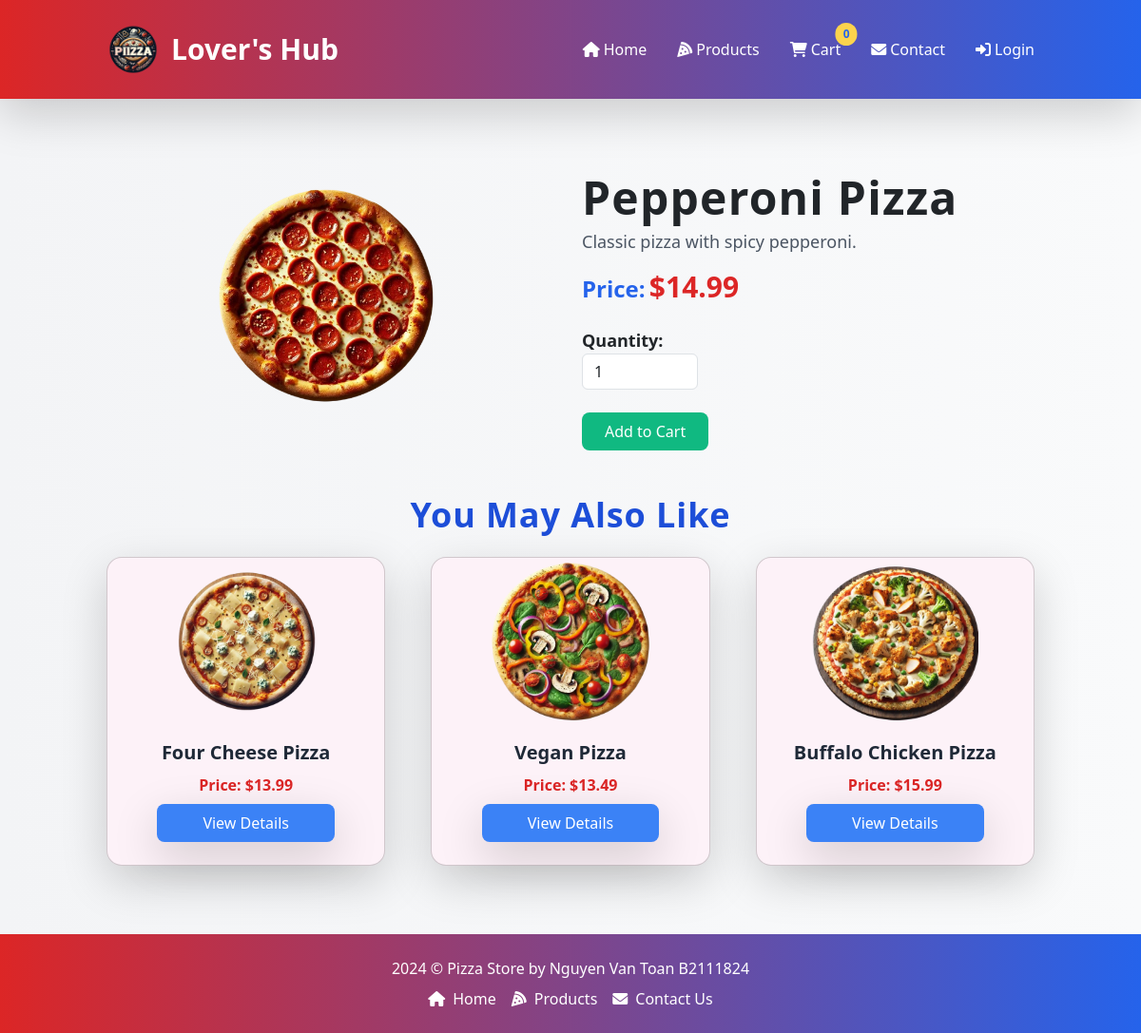
Page /index.php?page=product-detail&id=5 on the committed database.
### tables this page shows
CREATE TABLE `products` (
  `id` int(11) NOT NULL,
  `name` varchar(100) NOT NULL,
  `description` text DEFAULT NULL,
  `price` decimal(10,2) NOT NULL,
  `image` varchar(255) DEFAULT NULL,
  `category_id` int(11) DEFAULT NULL,
  `created_at` timestamp NOT NULL DEFAULT current_timestamp(),
  `discount` decimal(10,2) DEFAULT NULL,
  `discount_end_time` timestamp NULL DEFAULT NULL
);

### controllers/productController.php (called while the page is built, shortened)
<?php
require_once '../models/Product.php';
class ProductController
{
  private $productModel;
  public function __construct($conn)
  {
    $this->productModel = new Product($conn);
  }
  public function getProductDetails($id)
  {
    return $this->productModel->getProductById($id);
  }
  public function getRandomProducts($limit = 3)
  {
    return $this->productModel->getRandomProducts($limit);
  }
}

### models/Product.php (called while the page is built, shortened)
<?php
class Product
{
    private $conn;
    private $table = 'products';
    public function __construct($db)
    {
        $this->conn = $db;
    }
    public function getProductById($id)
    {
        $query = "SELECT * FROM " . $this->table . " WHERE id = ?";
        $stmt = $this->conn->prepare($query);
        $stmt->execute([$id]);
        return $stmt->fetch(PDO::FETCH_ASSOC);
    }
    public function getRandomProducts($limit = 3)
    {
        $query = "SELECT * FROM " . $this->table . " ORDER BY RAND() LIMIT " . intval($limit);
        $stmt = $this->conn->prepare($query);
        $stmt->execute();
        return $stmt->fetchAll(PDO::FETCH_ASSOC);
    }
}

### pages/product-detail.php (the view, shortened to what this page needs)
<?php
$productController = new ProductController($conn);
$product_id = isset($_GET['id']) ? $_GET['id'] : null;
$product = $productController->getProductDetails($product_id);
?>
<div class="container my-5">
    <div class="row">
        <div class="col-md-6 flex justify-center items-center">
            <img src="/images/<?php echo htmlspecialchars($product['image']); ?>"
                class="w-3/5 h-auto mx-auto object-cover rounded-lg transition duration-500 ease-in-out transform hover:rotate-12 hover:scale-110"
                alt="<?php echo htmlspecialchars($product['name']); ?>">
        </div>
        <div class="col-md-6">
            <h1 class="mt-8 text-5xl font-extrabold text-black-700 tracking-wide mb-2"><?php echo htmlspecialchars($product['name']); ?></h1>
            <p class="text-lg text-gray-600 mb-3"><?php echo htmlspecialchars($product['description']); ?></p>
            <?php
            $currentDateTime = new DateTime();
            $discountEndTime = new DateTime($product['discount_end_time']);
            if ($product['discount'] > 0 && $discountEndTime >= $currentDateTime): ?>
                <p class="text-gray-600 line-through">
                    Original Price: $<?php echo htmlspecialchars($product['price']); ?>
                </p>
                <strong class="text-2xl font-semibold text-blue-600">Discounted Price:</strong>
                <span class="text-red-600 text-3xl font-bold">
                    $<?php echo htmlspecialchars($product['discount']); ?>
                </span>
            <?php else: ?>
                <strong class="text-2xl font-semibold text-blue-600 mb-4">Price:</strong>
                <span class="text-red-600 text-3xl font-bold">
                    $<?php echo htmlspecialchars($product['price']); ?>
                </span>
            <?php endif; ?>
            <form method="POST" class="add-to-cart-form" style="display:inline;">
                <div class="form-group mb-4">
                    <label for="quantity" class="text-lg font-semibold mt-4">Quantity:</label>
                    <input type="number" class="form-control w-25" id="quantity" name="quantity" value="1" min="1">
                </div>
                <button type="button" class="add-to-cart-button px-4 py-2 bg-green-500 text-white rounded-lg hover:bg-green-600 transition duration-300">Add to Cart</button>
            </form>
        </div>
    </div>
    <div class="related-products mt-5">
        <h2 class="text-center mt-8 text-4xl font-extrabold text-blue-700 tracking-wide">You May Also Like</h2>
        <div class="row">
            <?php
            $relatedProducts = $productController->getRandomProducts(3);
            foreach ($relatedProducts as $relatedProduct):
            ?>
                <div class="col-md-4 col-sm-6 p-4">
                    <div class="card h-full bg-pink-50 rounded-2xl shadow-lg transform hover:scale-105 transition-transform duration-300 ease-in-out">
                        <img class="w-3/5 h-auto mx-auto object-cover rounded-lg transition duration-500 ease-in-out transform hover:rotate-12 hover:scale-110"
                            src="/images/<?php echo htmlspecialchars($relatedProduct['image']); ?>"
                            alt="<?php echo htmlspecialchars($relatedProduct['name']); ?>">
                        <div class="card-body">
                            <h5 class="card-title text-xl font-bold text-gray-800 text-center"><?php echo htmlspecialchars($relatedProduct['name']); ?></h5>
                            <?php
                            $currentDateTime = new DateTime();
                            $discountEndTime = new DateTime($relatedProduct['discount_end_time']);
                            if ($relatedProduct['discount'] > 0 && $discountEndTime >= $currentDateTime): ?>
                                <p class="text-gray-500 text-center line-through">Original Price: $<?php echo htmlspecialchars($relatedProduct['price']); ?></p>
                                <p class="card-text text-center text-red-600 font-semibold">Discounted Price: $<?php echo htmlspecialchars($relatedProduct['discount']); ?></p>
                            <?php else: ?>
                                <p class="card-text text-center text-red-600 font-semibold">Price: $<?php echo htmlspecialchars($relatedProduct['price']); ?></p>
                            <?php endif; ?>
                            <div class="text-center mt-auto mb-2">
                                <button type="button" class="bg-blue-500 text-white mt-2 px-5 py-2 rounded-lg transition duration-300 hover:bg-blue-600 shadow-lg"
                                    onclick="window.location.href='/index.php?page=product-detail&id=<?php echo $relatedProduct['id']; ?>'">View Details</button>
                            </div>
                        </div>
                    </div>
                </div>
            <?php endforeach; ?>
        </div>
    </div>
</div>

### includes/header.php (style rules this page uses)
body { background: linear-gradient(to bottom right, rgba(255, 248, 235, 0.9), rgba(255, 210, 160, 0.6)); background-size: cover; font-family: 'Poppins', sans-serif; }

### rows in the picture
products: image (picture), name "Pepperoni Pizza", description "Classic pizza with spicy pepperoni.", price "14.99"
products: image (picture), name "Four Cheese Pizza", price "13.99"
products: image (picture), name "Vegan Pizza", price "13.49"
products: image (picture), name "Buffalo Chicken Pizza", price "15.99"

### other values in the picture
$data['label'] "Home"
$data['label'] "Products"
$data['label'] "Cart"
$data['label'] "Contact"
$data['label'] "Contact Us"
